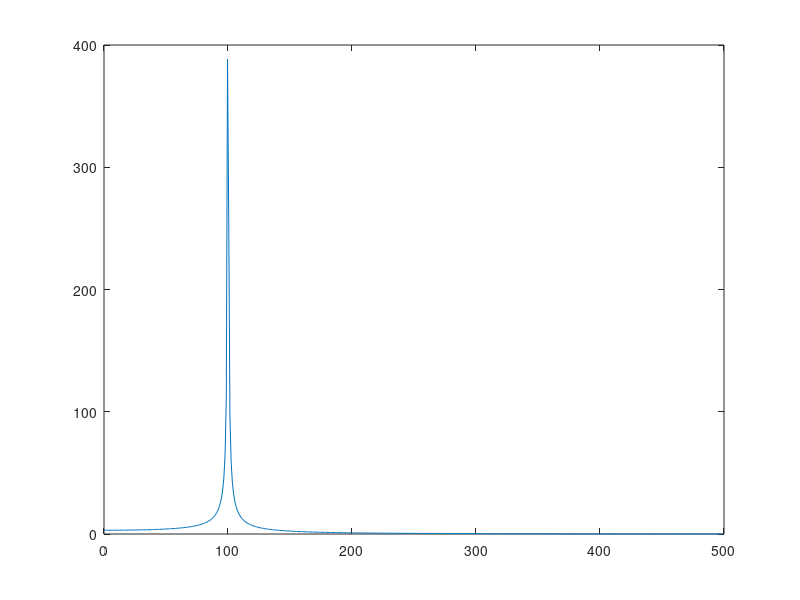

Write MATLAB code to recreate this figure.
f =100; Ts=1/1000; time =5.0; % f req , sampling inte rval , time
t=Ts : Ts : time ; % def ine a time vector
w=sin(2* pi* f *t ) ; % de f ine the s inuso id
N=2^10; % s i z e of a n a l y s i s window
ssf =(0:N/2-1)/(Ts*N) ; % f requency vector
fw=abs ( fft (w(1:N) ) ) ; % f ind magnitude of DFT/FFT
plot ( ssf , fw( 1:N/2)) % plot for positive freq only